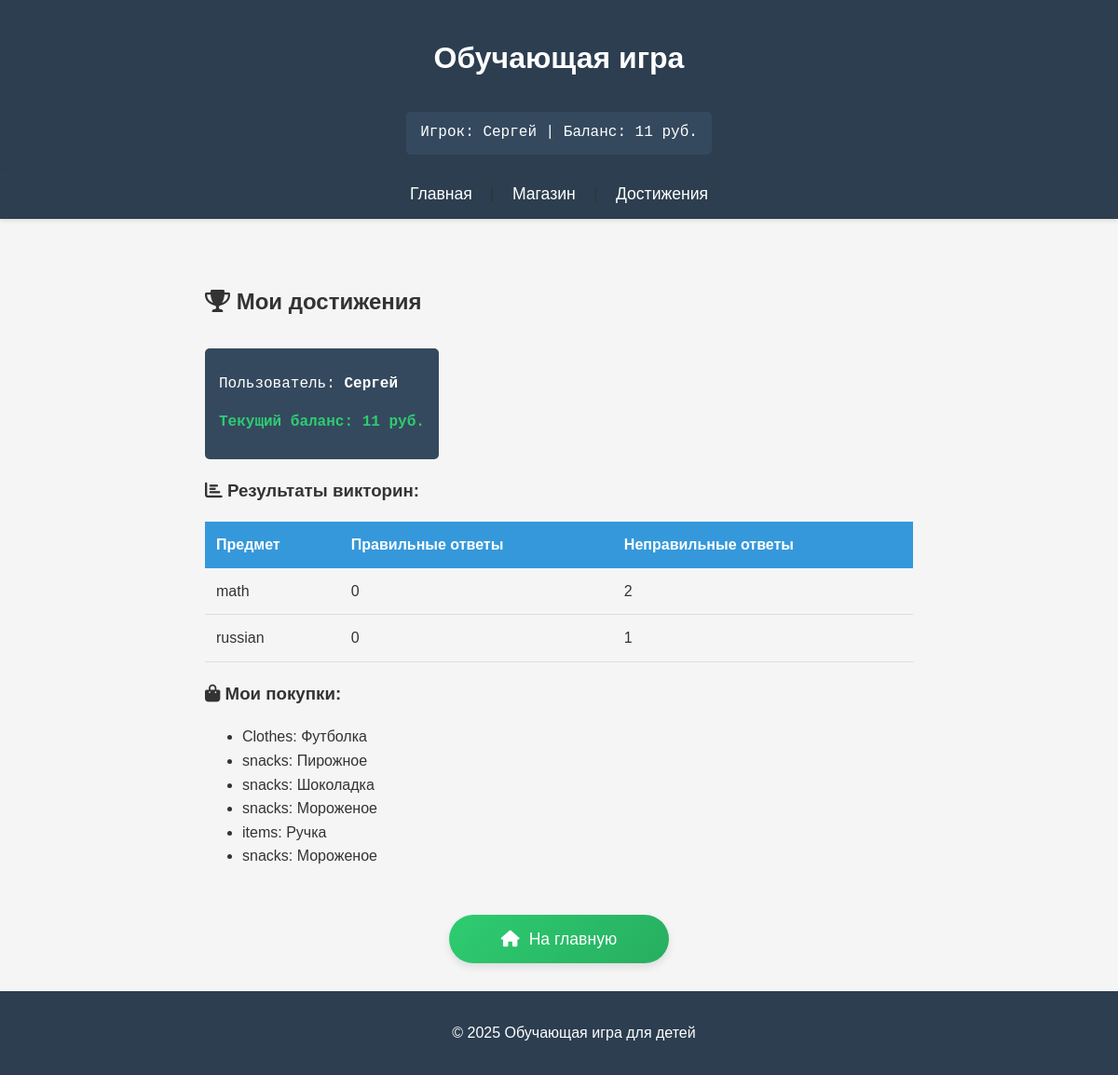
Page /achievements (signed in) on the earlier database version.
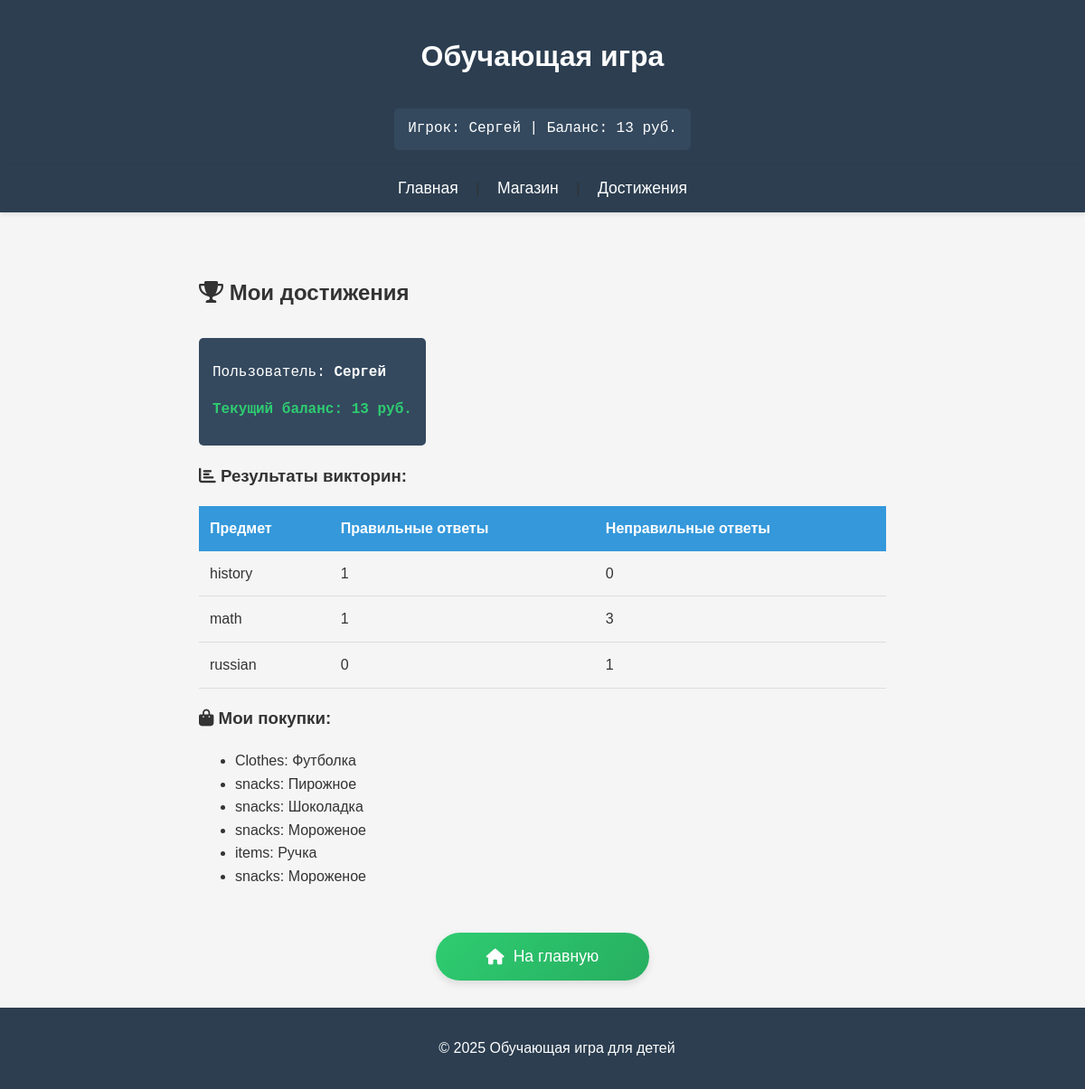
Same page on the later database version.
### tables this page shows
CREATE TABLE quiz_results
                 (id INTEGER PRIMARY KEY AUTOINCREMENT,
                  user_id INTEGER,
                  subject TEXT,
                  correct INTEGER,
                  wrong INTEGER,
                  date TEXT,
                  FOREIGN KEY(user_id) REFERENCES users(id));

CREATE TABLE inventory
                 (id INTEGER PRIMARY KEY AUTOINCREMENT,
                  user_id INTEGER,
                  item_name TEXT,
                  item_category TEXT,
                  purchase_date TEXT,
                  FOREIGN KEY(user_id) REFERENCES users(id));

### app.py (the view, shortened to what this page needs)
@app.route('/achievements')
def achievements():
    if 'username' not in session:
        return redirect(url_for('login'))
    try:
        conn = sqlite3.connect('quiz_game.db')
        c = conn.cursor()
        c.execute("SELECT id, money FROM users WHERE username=?", (session['username'],))
        user = c.fetchone()
        if not user:
            return redirect(url_for('login'))
        user_id, money = user
        c.execute("""
            SELECT subject,
                   SUM(correct) as correct_answers,
                   SUM(wrong) as wrong_answers
            FROM quiz_results
            WHERE user_id = ?
            GROUP BY subject
        """, (user_id,))
        results = c.fetchall()
        c.execute("""
            SELECT item_name, item_category
            FROM inventory
            WHERE user_id = ?
            ORDER BY purchase_date DESC
            LIMIT 10
        """, (user_id,))
        inventory = c.fetchall()
        return render_template('achievements.html',
                               username=session['username'],
                               money=money,
                               results=results,
                               inventory=inventory)
    finally:
        conn.close()

### templates/achievements.html
{% extends "base.html" %}
{% block content %}
<div class="achievements-container">
    <h2><i class="fas fa-trophy"></i> Мои достижения</h2>
    <div class="user-info">
        <p>Пользователь: <strong>{{ username }}</strong></p>
        <p class="balance">Текущий баланс: <span>{{ money }} руб.</span></p>
    </div>
    <div class="quiz-results">
        <h3><i class="fas fa-chart-bar"></i> Результаты викторин:</h3>
        {% if results %}
        <table class="results-table">
            <thead>
                <tr>
                    <th>Предмет</th>
                    <th>Правильные ответы</th>
                    <th>Неправильные ответы</th>
                </tr>
            </thead>
            <tbody>
                {% for subject, correct, wrong in results %}
                <tr>
                    <td>{{ subject }}</td>
                    <td>{{ correct }}</td>
                    <td>{{ wrong }}</td>
                </tr>
                {% endfor %}
            </tbody>
        </table>
        {% else %}
        <p class="no-results">Вы еще не проходили викторины.</p>
        {% endif %}
    </div>
    <div class="inventory">
        <h3><i class="fas fa-shopping-bag"></i> Мои покупки:</h3>
        {% if inventory %}
        <ul class="inventory-list">
            {% for item, category in inventory %}
            <li>
                <span class="item-category">{{ category }}:</span>
                <span class="item-name">{{ item }}</span>
            </li>
            {% endfor %}
        </ul>
        {% else %}
        <p class="no-items">У вас пока нет покупок.</p>
        {% endif %}
    </div>
    <div class="actions">
        <a href="{{ url_for('index') }}" class="btn">
            <i class="fas fa-home"></i> На главную
        </a>
    </div>
</div>
{% endblock %}

### templates/base.html (shortened to what this page needs)
<!DOCTYPE html>
<html lang="ru">
<head>
    <link rel="stylesheet" href="{{ url_for('static', filename='css/style.css') }}">
</head>
<header>
    <h1>Обучающая игра</h1>
    {% if 'username' in session %}
    <div class="user-info">
        Игрок: {{ username }} | Баланс: {{ money }} руб.
    </div>
    {% endif %}
</header>
    <nav>
        <a href="{{ url_for('index') }}">Главная</a> |
        <a href="{{ url_for('shop') }}">Магазин</a> |
        <a href="{{ url_for('achievements') }}">Достижения</a>
    </nav>
    <main>
        {% block content %}{% endblock %}
    </main>
    <footer>
        <p>© 2025 Обучающая игра для детей</p>
    </footer>
</body>
</html>
<head>
    <link rel="stylesheet" href="https://cdnjs.cloudflare.com/ajax/libs/font-awesome/6.0.0-beta3/css/all.min.css">
</head>

Differences in the rows shown:
no longer on this page (row unchanged): quiz_results: subject "math", correct "0", id "2"
added quiz_results: subject "history", correct "1", wrong "0"
now on this page (row unchanged): quiz_results: subject "math", correct "1", id "3"
Other differences:
{{ money }}: "11" → "13"
